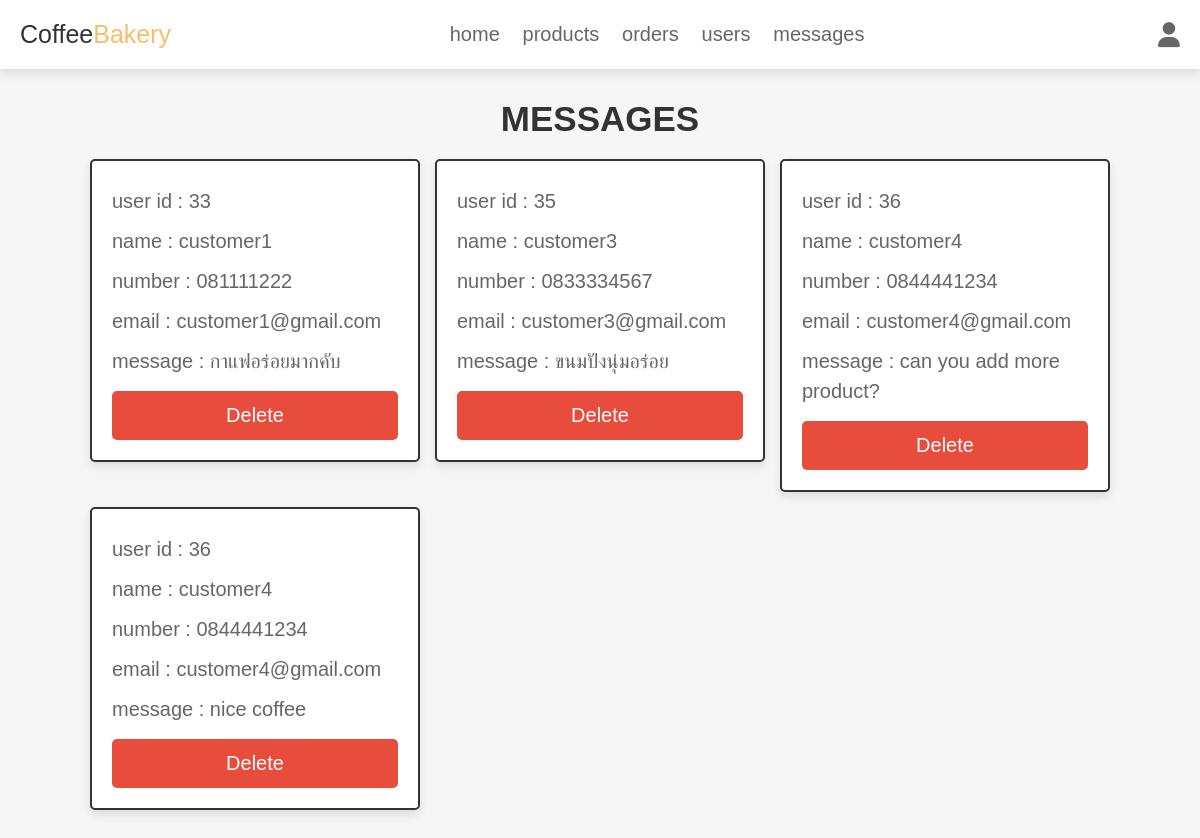
Screenshot of /admin_contacts.php (signed in) with the database file from the repository.
### tables this page shows
CREATE TABLE `message` (
  `id` int(100) NOT NULL,
  `user_id` int(100) NOT NULL,
  `name` varchar(100) NOT NULL,
  `email` varchar(100) NOT NULL,
  `number` varchar(12) NOT NULL,
  `message` varchar(500) NOT NULL
);

### admin_contacts.php (the view, shortened to what this page needs)
<?php
@include 'config.php';
?>
<!DOCTYPE html>
<html lang="en">
<head>
   <link rel="stylesheet" href="https://cdnjs.cloudflare.com/ajax/libs/font-awesome/6.1.1/css/all.min.css">
   <link rel="stylesheet" href="css/admin_style.css">
</head>
<body>
<?php include 'admin_header.php'; ?>
<section class="messages">
   <h1 class="title">messages</h1>
   <div class="box-container">
   <?php
      $select_message = $conn->prepare("SELECT * FROM `message`");
      $select_message->execute();
      if($select_message->rowCount() > 0){
         while($fetch_message = $select_message->fetch(PDO::FETCH_ASSOC)){
   ?>
   <div class="box">
      <p> user id : <span><?= $fetch_message['user_id']; ?></span> </p>
      <p> name : <span><?= $fetch_message['name']; ?></span> </p>
      <p> number : <span><?= $fetch_message['number']; ?></span> </p>
      <p> email : <span><?= $fetch_message['email']; ?></span> </p>
      <p> message : <span><?= $fetch_message['message']; ?></span> </p>
      <a href="admin_contacts.php?delete=<?= $fetch_message['id']; ?>" onclick="return confirm('delete this message?');" class="delete-btn">delete</a>
   </div>
   <?php
         }
      }else{
         echo '<p class="empty">you have no messages!</p>';
      }
   ?>
   </div>
</section>
</body>
</html>

### css/admin_style.css (style rules this page uses)
.messages .box-container { display: grid; grid-template-columns: repeat(auto-fit, 33rem); gap:1.5rem; align-items: flex-start; justify-content:center; }
.messages .box-container .box { border:var(--border); box-shadow: var(--box-shadow); background-color: var(--white); border-radius: .5rem; padding:2rem; }
.messages .box-container .box p { line-height: 1.5; padding:.5rem 0; font-size: 2rem; color:var(--light-color); }
.messages .box-container .box p span { color:var(--green); }

### css/components.css (style rules this page uses)
:root { ---green: rgb(247, 190, 105); --orange:#f39c12; --red:#e74c3c; --black:#333; --light-color:#666; --white:#fff; --light-bg:#f6f6f6; --border:.2rem solid var(--black); --box-shadow:0 .5rem 1rem rgba(0,0,0,.1); }
* { font-family: 'Rubik', sans-serif; margin:0; padding:0; box-sizing: border-box; outline: none; border:none; text-decoration: none; color:var(--black); }
body { background-color: var(--light-bg); }
html { font-size: 62.5%; overflow-x: hidden; scroll-behavior: smooth; scroll-padding-top: 6.5rem; }
section { padding:3rem 2rem; max-width: 1200px; margin:0 auto; }
.btn, .delete-btn, .option-btn { display: block; width: 100%; margin-top: 1rem; border-radius: .5rem; color:var(--white); font-size: 2rem; padding:1.3rem 3rem; text-transform: capitalize; cursor: pointer; text-align: center; }
.delete-btn { background-color: var(--red); }
.title { text-align: center; margin-bottom: 2rem; text-transform: uppercase; color:var(--black); font-size: 3.5rem; }

### rows the page displays
message: user "33", name "customer1", number "081111222", email "customer1@gmail.com", message "กาแฟอร่อยมากคับ"
message: user "35", name "customer3", number "0833334567", email "customer3@gmail.com", message "ขนมปังนุ่มอร่อย"
message: user "36", name "customer4", number "0844441234", email "customer4@gmail.com", message "can you add more product?"
message: user "36", name "customer4", number "0844441234", email "customer4@gmail.com", message "nice coffee"
